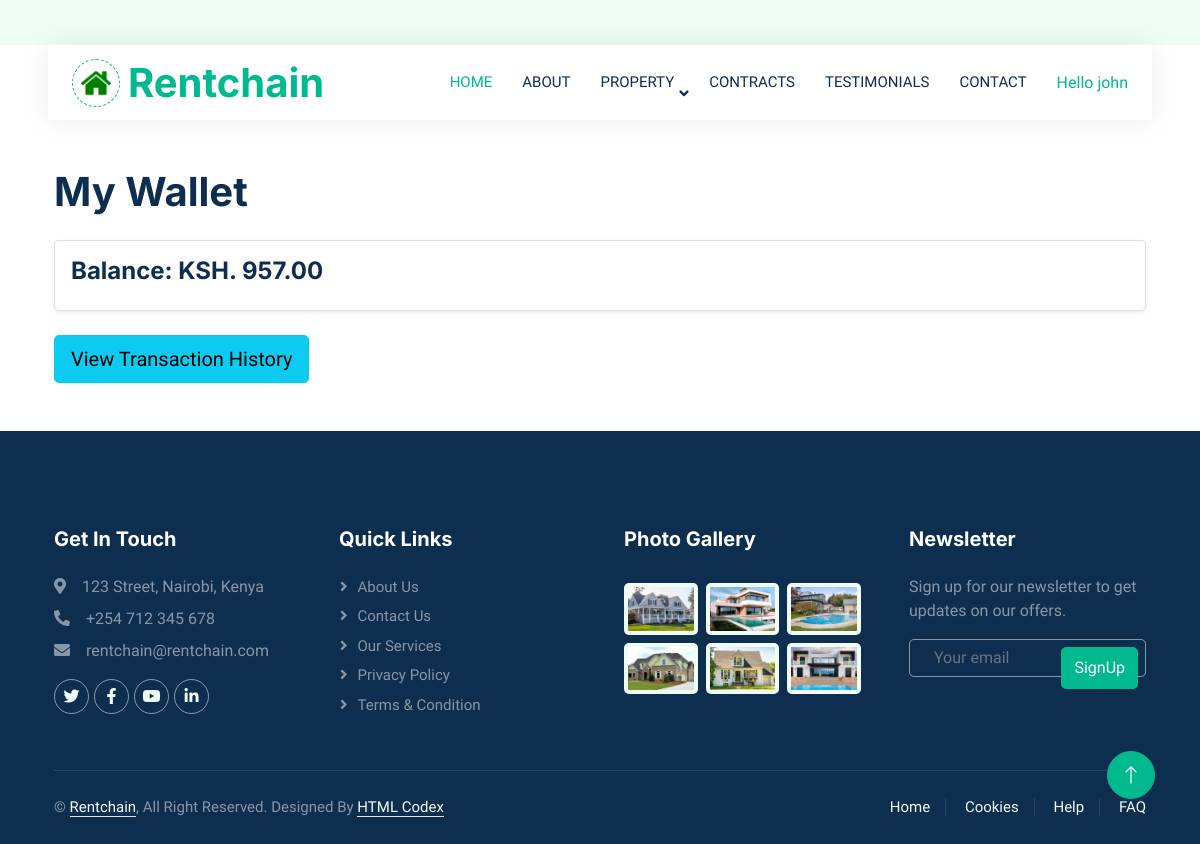
Page /wallet/ (signed in) on the earlier database version.
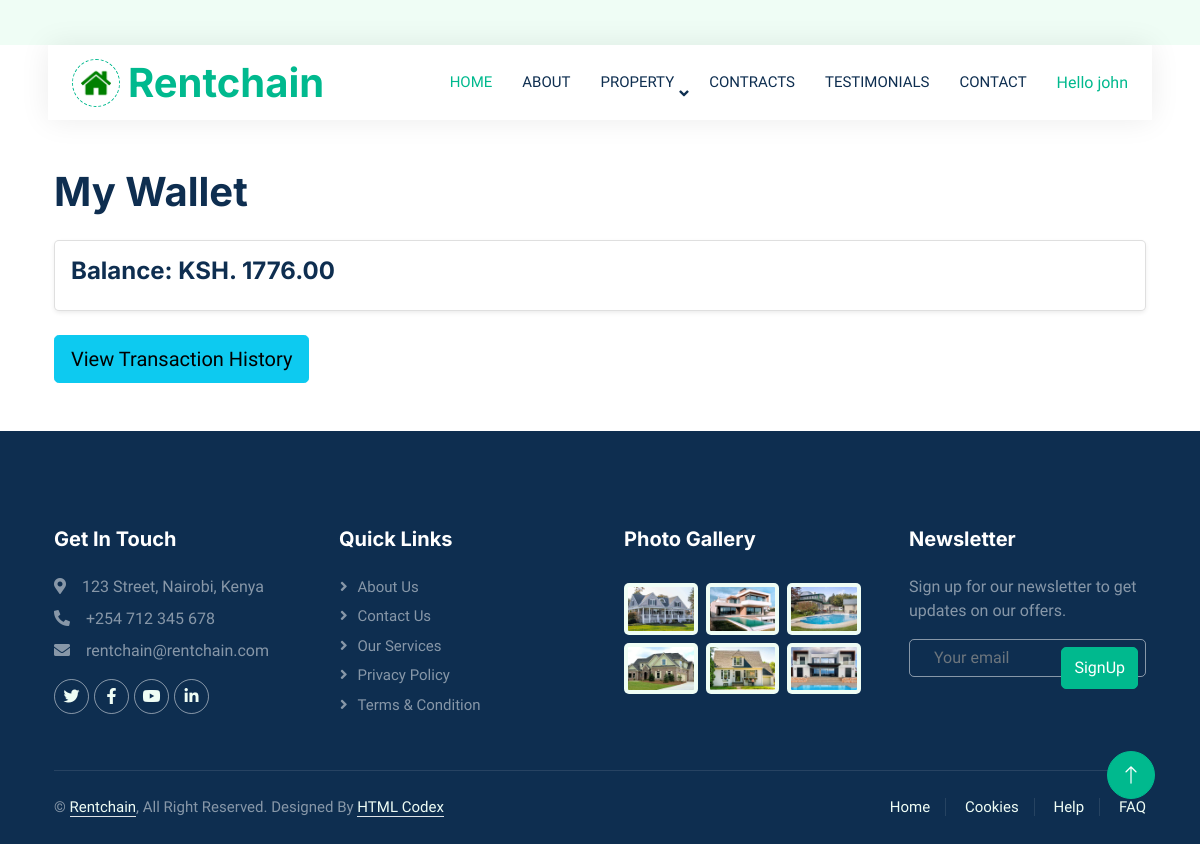
Same page on the later database version.
### property_app/models.py (models this page shows, shortened)
class Wallet(models.Model):
    user = models.OneToOneField(
        settings.AUTH_USER_MODEL,
        on_delete=models.CASCADE,  # Ensures wallet is deleted when user is deleted
        related_name='wallet'
    )
    balance = models.DecimalField(max_digits=10, decimal_places=2, default=45785.0)

### property_app/views.py (the view)
# urls.py: path('wallet/', views.wallet_detail, name='wallet_detail'),
@login_required
def wallet_detail(request):
    try:
        wallet = Wallet.objects.get(user=request.user)
    except Wallet.DoesNotExist:
        wallet = None  # Handle if no wallet exists for this user
    return render(request, 'wallet_detail.html', {'wallet': wallet})

### property_app/context_processors.py (called while the page is built)
def dashboard_url(request):
    if request.user.is_authenticated:
        if request.user.role == 'client':
            return {'dashboard_url': reverse('client_dashboard')}
        elif request.user.role == 'landlord':
            return {'dashboard_url': reverse('landlord_dashboard')}
        elif request.user.role == 'admin':
            return {'dashboard_url': reverse('admin_dashboard')}
    return {'dashboard_url': None}

### property_app/templates/wallet_detail.html
{% extends 'base.html' %}
{% block content %}
<div class="container mt-5">
  <h1 class="mb-4">My Wallet</h1>
  <div class="card shadow-sm">
    <div class="card-body">
      {% if wallet %}
        <h4>Balance: KSH. {{ wallet.balance }}</h4>
      {% else %}
        <p>You don't have a wallet yet. Please create one to start managing your transactions.</p>
      {% endif %}
    </div>
  </div>
  <div class="mt-4">
    <a href="{% url 'transaction_history' %}" class="btn btn-info btn-lg">View Transaction History</a>
  </div>
</div>
{% endblock %}

Differences in the rows shown:
changed Wallet: balance "957.00" → "1776.00"
